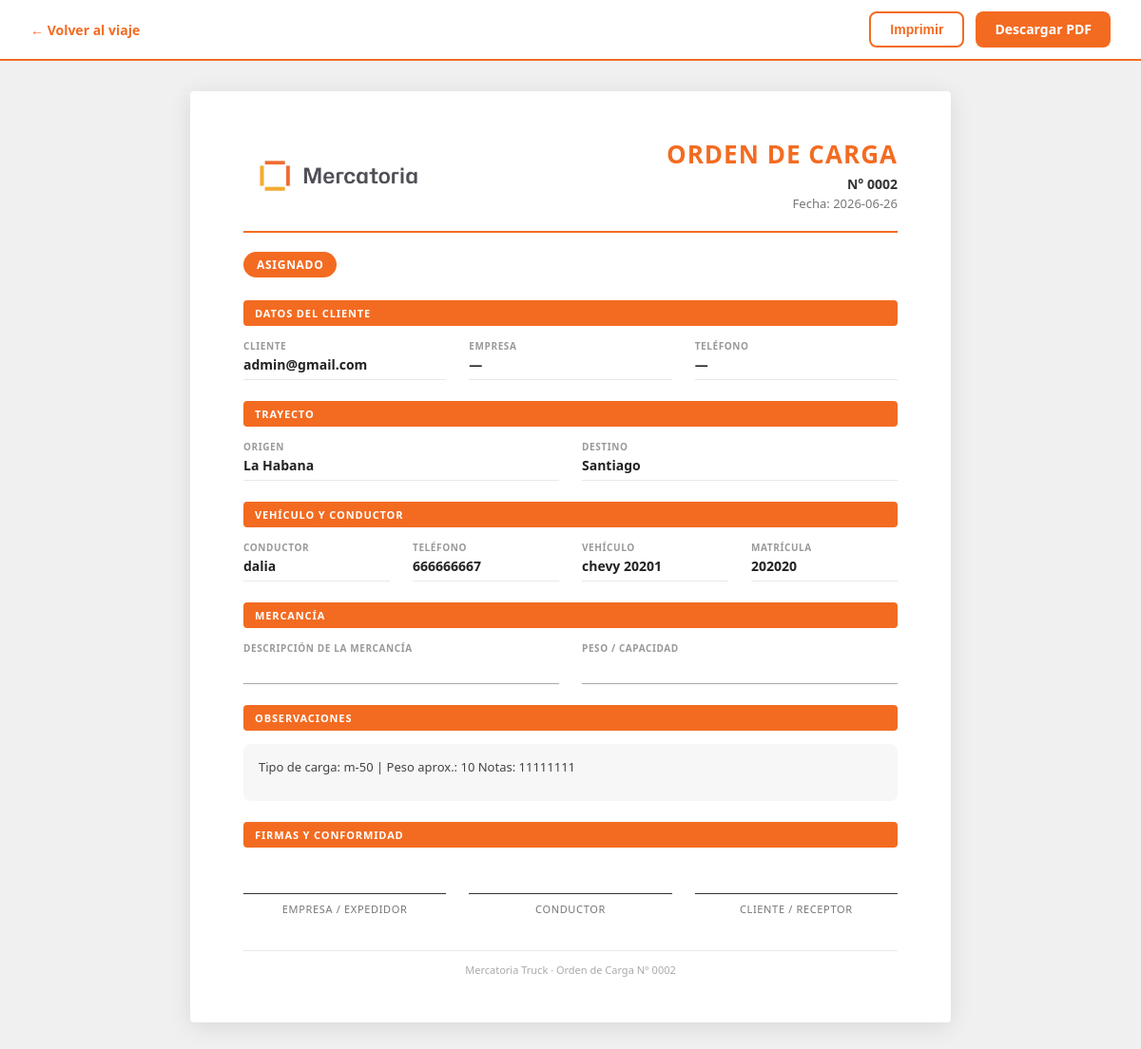
The app's page /admin/viajes/2/orden-carga, older data.
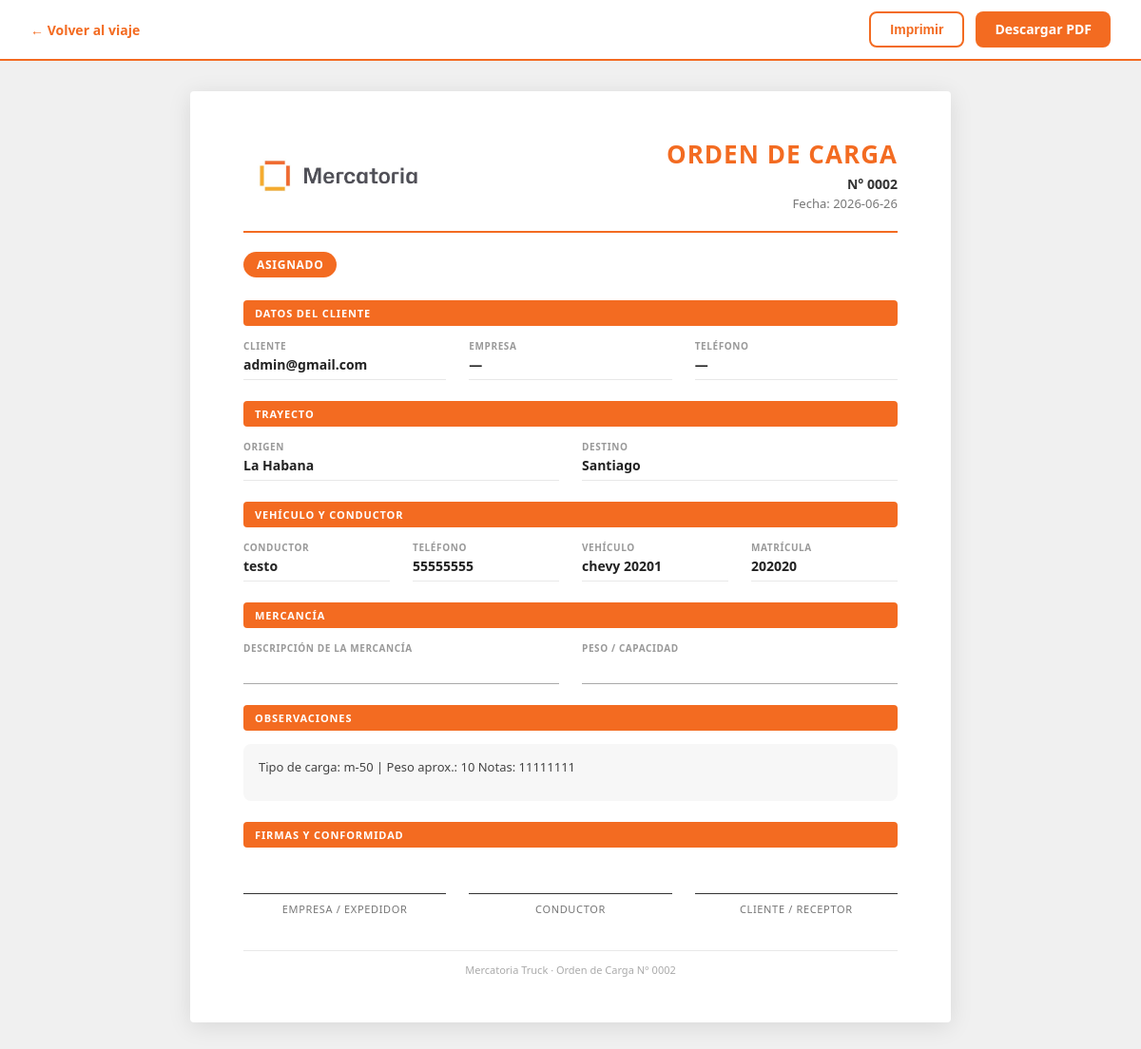
The same page, newer data.
### tables this page shows
CREATE TABLE viajes (
        id INTEGER PRIMARY KEY AUTOINCREMENT,
        cliente TEXT,
        cliente_id INTEGER,
        ruta_id INTEGER,
        tarifa_id INTEGER,
        tipo_vehiculo_id INTEGER,
        origen TEXT,
        destino TEXT,
        precio REAL DEFAULT 0,
        precio_calculado REAL DEFAULT 0,
        precio_final REAL DEFAULT 0,
        precio_editado INTEGER DEFAULT 0,
        motivo_edicion_precio TEXT,
        combustible REAL DEFAULT 0,
        pago_camionero REAL DEFAULT 0,
        camionero REAL DEFAULT 0,
        comision REAL DEFAULT 0,
        beneficio REAL DEFAULT 0,
        estado TEXT DEFAULT 'Solicitado',
        camionero_id INTEGER,
        camionero_nombre TEXT,
        vehiculo_id INTEGER,
        fecha_creacion TEXT DEFAULT CURRENT_TIMESTAMP,
        fecha_asignacion TEXT,
        fecha_recogida TEXT,
        fecha_entrega TEXT,
        observaciones TEXT
    , cotizacion_id INTEGER, km REAL, kilometros REAL, precio_cliente REAL, combustible_estimado REAL, beneficio_estimado REAL, vehiculo_placa TEXT);

CREATE TABLE camioneros (
        id INTEGER PRIMARY KEY AUTOINCREMENT,
        nombre TEXT,
        telefono TEXT,
        licencia TEXT,
        matricula TEXT,
        tipo TEXT,
        capacidad TEXT,
        estado TEXT DEFAULT 'Disponible',
        activo INTEGER DEFAULT 1,
        fecha_creacion TEXT DEFAULT CURRENT_TIMESTAMP
    );

CREATE TABLE vehiculos (
        id INTEGER PRIMARY KEY AUTOINCREMENT,
        camionero_id INTEGER,
        matricula TEXT,
        marca TEXT,
        modelo TEXT,
        tipo TEXT,
        capacidad TEXT,
        combustible TEXT,
        estado TEXT DEFAULT 'Disponible',
        activo INTEGER DEFAULT 1,
        fecha_creacion TEXT DEFAULT CURRENT_TIMESTAMP
    , tipo_vehiculo_id INTEGER, placa TEXT);

### routes/viajes.py (the view)
@viajes_bp.route("/admin/viaje/<int:id>/orden-carga")
@viajes_bp.route("/admin/viajes/<int:id>/orden-carga")
def orden_carga(id):
    conexion = conectar()
    conexion.row_factory = None
    cursor = conexion.cursor()
    cursor.execute("""
        SELECT
            v.*,
            c.telefono  AS camionero_telefono,
            c.licencia  AS camionero_licencia,
            veh.matricula AS vehiculo_matricula,
            veh.marca     AS vehiculo_marca,
            veh.modelo    AS vehiculo_modelo,
            cl.empresa    AS cliente_empresa,
            cl.telefono   AS cliente_telefono,
            cl.email      AS cliente_email
        FROM viajes v
        LEFT JOIN camioneros c   ON v.camionero_id = c.id
        LEFT JOIN vehiculos  veh ON v.vehiculo_id  = veh.id
        LEFT JOIN clientes   cl  ON v.cliente_id   = cl.id
        WHERE v.id = ?
    """, (id,))
    fila = cursor.fetchone()
    if not fila:
        conexion.close()
        return redirect("/admin/viajes")
    columnas = [descripcion[0] for descripcion in cursor.description]
    viaje = dict(zip(columnas, fila))
    conexion.close()
    return render_template(
        "admin/orden_carga.html",
        viaje=viaje
    )

### app.py (called while the page is built)
@app.context_processor
def sidebar_badges():
    try:
        conexion = conectar()
        cursor = conexion.cursor()
        cursor.execute(
            "SELECT COUNT(*) FROM viajes WHERE estado IN ('Pendiente', 'Solicitado')"
        )
        viajes_urgentes = cursor.fetchone()[0]
        cursor.execute(
            "SELECT COUNT(*) FROM viajes WHERE estado = 'Solicitado'"
        )
        dashboard_urgentes = cursor.fetchone()[0]
        conexion.close()
    except Exception:
        viajes_urgentes = 0
        dashboard_urgentes = 0
    return dict(
        sidebar_viajes_urgentes=viajes_urgentes,
        sidebar_dashboard_urgentes=dashboard_urgentes,
    )

### database.py (called while the page is built)
def conectar():
    con = sqlite3.connect(DATABASE_NAME)
    con.row_factory = sqlite3.Row
    return con

### templates/admin/orden_carga.html (shortened to what the changed rows need)
<!DOCTYPE html>
<html lang="es">
<head>
</head>
<body>
<div class="documento">
    <div class="cabecera">
        <img src="/static/logo-mercatoria.jpg" alt="Mercatoria Truck" />
        <div class="titulo-doc">
            <h1>ORDEN DE CARGA</h1>
            <p class="numero">N° {{ '%04d' % viaje['id'] }}</p>
            <p class="fecha">
                Fecha:
                {% if viaje.get('fecha_creacion') %}
                    {{ viaje['fecha_creacion'][:10] }}
                {% else %}
                    Sin fecha
                {% endif %}
            </p>
        </div>
    </div>
    <hr class="divisor" />
    <span class="estado-badge">{{ viaje['estado'] or 'Sin estado' }}</span>
    <div class="seccion">
        <div class="seccion-titulo">Datos del cliente</div>
        <div class="campos-grid cols-3">
            <div class="campo">
                <label>Cliente</label>
                <p>{{ viaje['cliente'] or '—' }}</p>
            </div>
        </div>
    </div>
    <div class="seccion">
        <div class="seccion-titulo">Trayecto</div>
        <div class="campos-grid cols-2">
            <div class="campo">
                <label>Origen</label>
                <p>{{ viaje['origen'] or '—' }}</p>
            </div>
            <div class="campo">
                <label>Destino</label>
                <p>{{ viaje['destino'] or '—' }}</p>
            </div>
        </div>
    </div>
    <div class="seccion">
        <div class="seccion-titulo">Vehículo y conductor</div>
        <div class="campos-grid cols-4">
            <div class="campo">
                <label>Conductor</label>
                <p>{{ viaje['camionero_nombre'] or '—' }}</p>
            </div>
            <div class="campo">
                <label>Teléfono</label>
                <p>{{ viaje.get('camionero_telefono') or '—' }}</p>
            </div>
            <div class="campo">
                <label>Vehículo</label>
                <p>
                    {% set marca = viaje.get('vehiculo_marca') or '' %}
                    {% set modelo = viaje.get('vehiculo_modelo') or '' %}
                    {% if marca or modelo %}
                        {{ marca }} {{ modelo }}
                    {% else %}
                        —
                    {% endif %}
                </p>
            </div>
            <div class="campo">
                <label>Matrícula</label>
                <p>
                    {{ viaje.get('vehiculo_placa') or viaje.get('vehiculo_matricula') or '—' }}
                </p>
            </div>
        </div>
    </div>
    <div class="seccion">
        <div class="seccion-titulo">Mercancía</div>
        <div class="campos-grid cols-2">
        </div>
    </div>
    <div class="seccion">
        <div class="seccion-titulo">Observaciones</div>
        <div class="observaciones-box">
            {{ viaje['observaciones'] or 'Sin observaciones registradas.' }}
        </div>
    </div>
    <div class="seccion">
        <div class="seccion-titulo">Firmas y conformidad</div>
        <div class="firmas-grid">
        </div>
    </div>
    <div class="pie-documento">
        Mercatoria Truck &middot; Orden de Carga N° {{ '%04d' % viaje['id'] }}
    </div>
</div>
</body>
</html>

Row changes from the older to the newer data that the page shows:
no longer on this page (row unchanged): camioneros: telefono "666666667"
changed viajes "admin@gmail.com": camionero_nombre "dalia" → "testo"
added camioneros: telefono "55555555"
